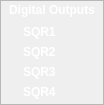
<?xml version="1.0" encoding="UTF-8"?>
<ui version="4.0">
 <class>Form</class>
 <widget class="QWidget" name="Form">
  <property name="geometry">
   <rect>
    <x>0</x>
    <y>0</y>
    <width>104</width>
    <height>105</height>
   </rect>
  </property>
  <property name="sizePolicy">
   <sizepolicy hsizetype="Maximum" vsizetype="Maximum">
    <horstretch>0</horstretch>
    <verstretch>0</verstretch>
   </sizepolicy>
  </property>
  <property name="minimumSize">
   <size>
    <width>100</width>
    <height>105</height>
   </size>
  </property>
  <property name="maximumSize">
   <size>
    <width>104</width>
    <height>105</height>
   </size>
  </property>
  <property name="windowTitle">
   <string>Form</string>
  </property>
  <property name="styleSheet">
   <string notr="true">QFrame.PeripheralCollection{
border-top-left-radius: 10px;
border-top-right-radius: 10px;
border-bottom-right-radius: 10px;
border-bottom-left-radius: 10px;
border: 1px solid black;
background: qlineargradient(x1: 0, y1: 0, x2: 0, y2: 1,
stop: 0 rgb(97, 146, 121), stop: 0.5 rgb(65, 89, 111));

}

QLabel,QCheckBox {
color: white;
font-weight: bold;
background:transparent;
}
</string>
  </property>
  <layout class="QVBoxLayout" name="verticalLayout">
   <property name="spacing">
    <number>0</number>
   </property>
   <property name="margin">
    <number>0</number>
   </property>
   <item>
    <widget class="QFrame" name="widgetFrameOuter">
     <property name="sizePolicy">
      <sizepolicy hsizetype="Preferred" vsizetype="MinimumExpanding">
       <horstretch>0</horstretch>
       <verstretch>0</verstretch>
      </sizepolicy>
     </property>
     <property name="minimumSize">
      <size>
       <width>80</width>
       <height>0</height>
      </size>
     </property>
     <property name="toolTip">
      <string>Disable square waves and set them to High/Low</string>
     </property>
     <property name="styleSheet">
      <string notr="true"/>
     </property>
     <property name="frameShape">
      <enum>QFrame::StyledPanel</enum>
     </property>
     <property name="frameShadow">
      <enum>QFrame::Raised</enum>
     </property>
     <property name="class" stdset="0">
      <string>ControlWidget</string>
     </property>
     <layout class="QVBoxLayout" name="verticalLayout_3">
      <property name="spacing">
       <number>2</number>
      </property>
      <property name="leftMargin">
       <number>3</number>
      </property>
      <property name="topMargin">
       <number>2</number>
      </property>
      <property name="rightMargin">
       <number>3</number>
      </property>
      <property name="bottomMargin">
       <number>3</number>
      </property>
      <item>
       <widget class="QLabel" name="title">
        <property name="sizePolicy">
         <sizepolicy hsizetype="Preferred" vsizetype="Maximum">
          <horstretch>0</horstretch>
          <verstretch>0</verstretch>
         </sizepolicy>
        </property>
        <property name="font">
         <font>
          <pointsize>9</pointsize>
          <weight>75</weight>
          <bold>true</bold>
         </font>
        </property>
        <property name="text">
         <string>Digital Outputs</string>
        </property>
        <property name="alignment">
         <set>Qt::AlignCenter</set>
        </property>
       </widget>
      </item>
      <item>
       <widget class="QFrame" name="ImageFrame">
        <property name="sizePolicy">
         <sizepolicy hsizetype="Expanding" vsizetype="Expanding">
          <horstretch>0</horstretch>
          <verstretch>0</verstretch>
         </sizepolicy>
        </property>
        <property name="minimumSize">
         <size>
          <width>90</width>
          <height>70</height>
         </size>
        </property>
        <property name="styleSheet">
         <string notr="true"/>
        </property>
        <layout class="QGridLayout" name="gridLayout_3">
         <property name="leftMargin">
          <number>0</number>
         </property>
         <property name="topMargin">
          <number>3</number>
         </property>
         <property name="rightMargin">
          <number>0</number>
         </property>
         <property name="bottomMargin">
          <number>0</number>
         </property>
         <property name="horizontalSpacing">
          <number>0</number>
         </property>
         <property name="verticalSpacing">
          <number>2</number>
         </property>
         <item row="0" column="0">
          <widget class="QCheckBox" name="B1">
           <property name="text">
            <string>SQR1</string>
           </property>
          </widget>
         </item>
         <item row="2" column="0">
          <widget class="QCheckBox" name="B3">
           <property name="text">
            <string>SQR3</string>
           </property>
          </widget>
         </item>
         <item row="3" column="0">
          <widget class="QCheckBox" name="B4">
           <property name="text">
            <string>SQR4</string>
           </property>
          </widget>
         </item>
         <item row="1" column="0">
          <widget class="QCheckBox" name="B2">
           <property name="text">
            <string>SQR2</string>
           </property>
          </widget>
         </item>
        </layout>
       </widget>
      </item>
     </layout>
    </widget>
   </item>
  </layout>
 </widget>
 <resources/>
 <connections>
  <connection>
   <sender>B1</sender>
   <signal>clicked(bool)</signal>
   <receiver>Form</receiver>
   <slot>toggle1(bool)</slot>
   <hints>
    <hint type="sourcelabel">
     <x>59</x>
     <y>32</y>
    </hint>
    <hint type="destinationlabel">
     <x>48</x>
     <y>-7</y>
    </hint>
   </hints>
  </connection>
  <connection>
   <sender>B2</sender>
   <signal>clicked(bool)</signal>
   <receiver>Form</receiver>
   <slot>toggle2(bool)</slot>
   <hints>
    <hint type="sourcelabel">
     <x>86</x>
     <y>52</y>
    </hint>
    <hint type="destinationlabel">
     <x>113</x>
     <y>5</y>
    </hint>
   </hints>
  </connection>
  <connection>
   <sender>B3</sender>
   <signal>clicked(bool)</signal>
   <receiver>Form</receiver>
   <slot>toggle3(bool)</slot>
   <hints>
    <hint type="sourcelabel">
     <x>19</x>
     <y>73</y>
    </hint>
    <hint type="destinationlabel">
     <x>-8</x>
     <y>73</y>
    </hint>
   </hints>
  </connection>
  <connection>
   <sender>B4</sender>
   <signal>clicked(bool)</signal>
   <receiver>Form</receiver>
   <slot>toggle4(bool)</slot>
   <hints>
    <hint type="sourcelabel">
     <x>11</x>
     <y>90</y>
    </hint>
    <hint type="destinationlabel">
     <x>14</x>
     <y>116</y>
    </hint>
   </hints>
  </connection>
 </connections>
 <slots>
  <slot>toggle1(bool)</slot>
  <slot>toggle2(bool)</slot>
  <slot>toggle3(bool)</slot>
  <slot>toggle4(bool)</slot>
 </slots>
</ui>
